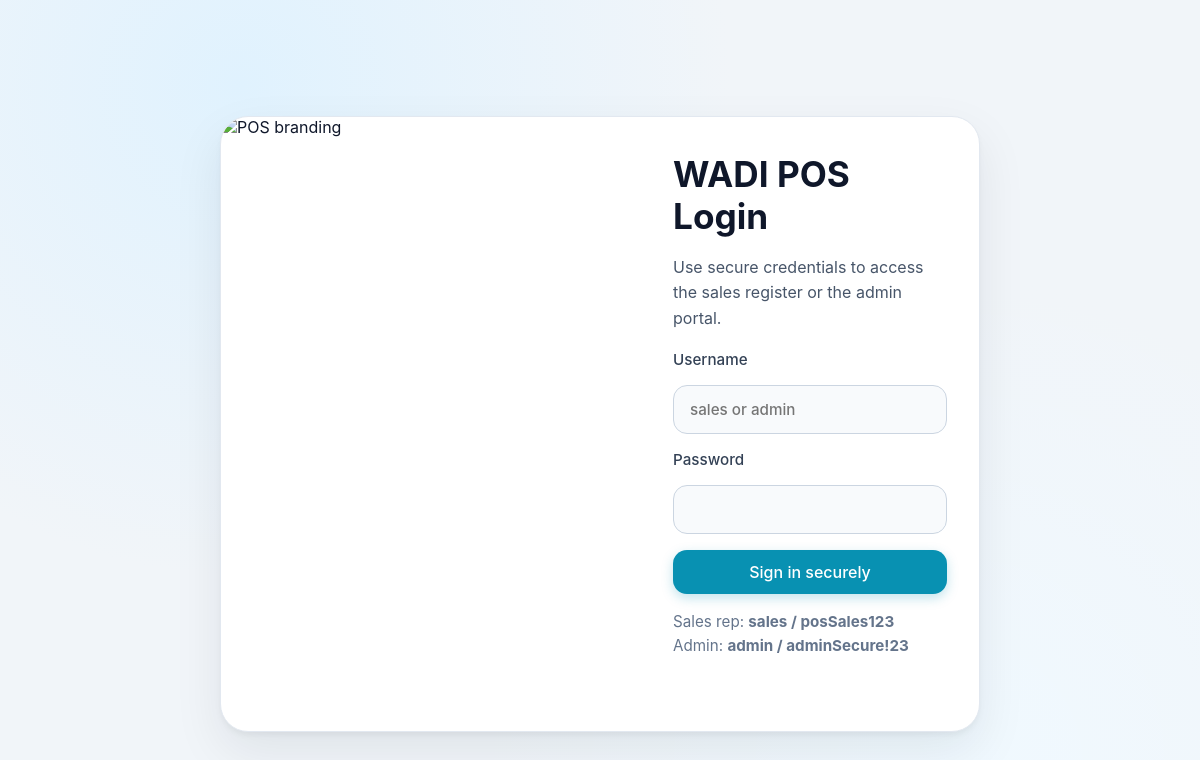
The app's page /login.php, older data.
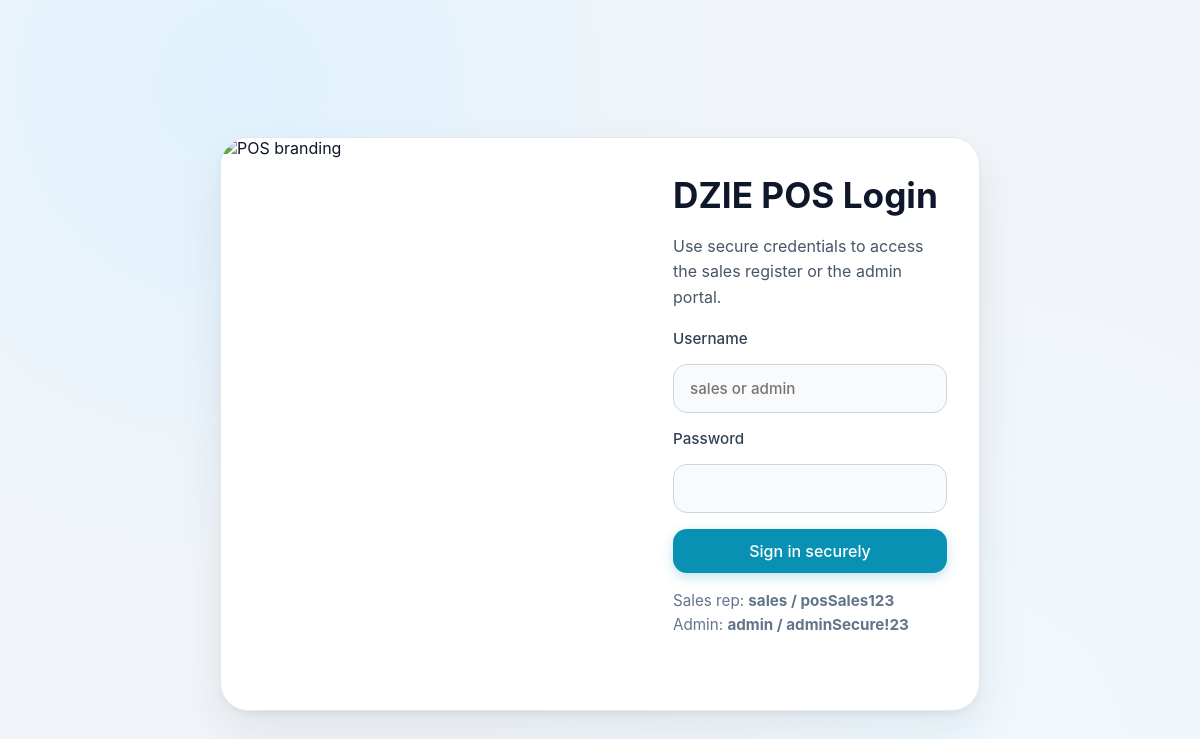
The same page, newer data.
### tables this page shows
CREATE TABLE settings (
            key TEXT PRIMARY KEY,
            value TEXT NOT NULL
        );

### inc/functions.php (called while the page is built, shortened)
<?php
function get_db_path(): string {
    $dir = __DIR__ . '/../data';
    return $dir . '/pos.db';
}
function get_database(): PDO {
    static $pdo = null;
    if ($pdo !== null) {
        return $pdo;
    }
    $path = get_db_path();
    $pdo = new PDO('sqlite:' . $path);
    $pdo->setAttribute(PDO::ATTR_ERRMODE, PDO::ERRMODE_EXCEPTION);
    return $pdo;
}
function get_pos_name(): string {
    $stmt = get_database()->prepare('SELECT value FROM settings WHERE key = ?');
    $stmt->execute(['pos_name']);
    $result = $stmt->fetch(PDO::FETCH_ASSOC);
    return $result ? $result['value'] : 'WADI POS';
}

### login.php (the view, shortened to what this page needs)
<?php
require_once __DIR__ . '/inc/functions.php';
$error = '';
$posName = get_pos_name();
?>
<!DOCTYPE html>
<html lang="en">
<head>
  <link rel="stylesheet" href="styles.css" />
</head>
<body>
  <section class="login-screen">
    <div class="login-card">
      <img class="brand-image" src="images/pos-hero.svg" alt="POS branding" />
      <div class="login-content">
        <h1><?php echo htmlspecialchars($posName); ?> Login</h1>
        <p class="login-description">
          Use secure credentials to access the sales register or the admin portal.
        </p>
        <form id="login-form" class="login-form" method="post" action="login.php">
          <label class="input-group">
            Username
            <input id="username" name="username" autocomplete="off" type="text" placeholder="sales or admin" required />
          </label>
          <label class="input-group">
            Password
            <input id="password" name="password" autocomplete="new-password" type="password" required />
          </label>
          <button id="login-button" class="primary" type="submit">Sign in securely</button>
          <p class="login-hint">
            Sales rep: <strong>sales / posSales123</strong><br />
            Admin: <strong>admin / adminSecure!23</strong>
          </p>
          <p class="error-text" aria-live="polite"><?php echo htmlspecialchars($error); ?></p>
        </form>
      </div>
    </div>
  </section>
</body>
</html>

Row changes from the older to the newer data that the page shows:
changed settings: value "WADI POS" → "DZIE POS"
